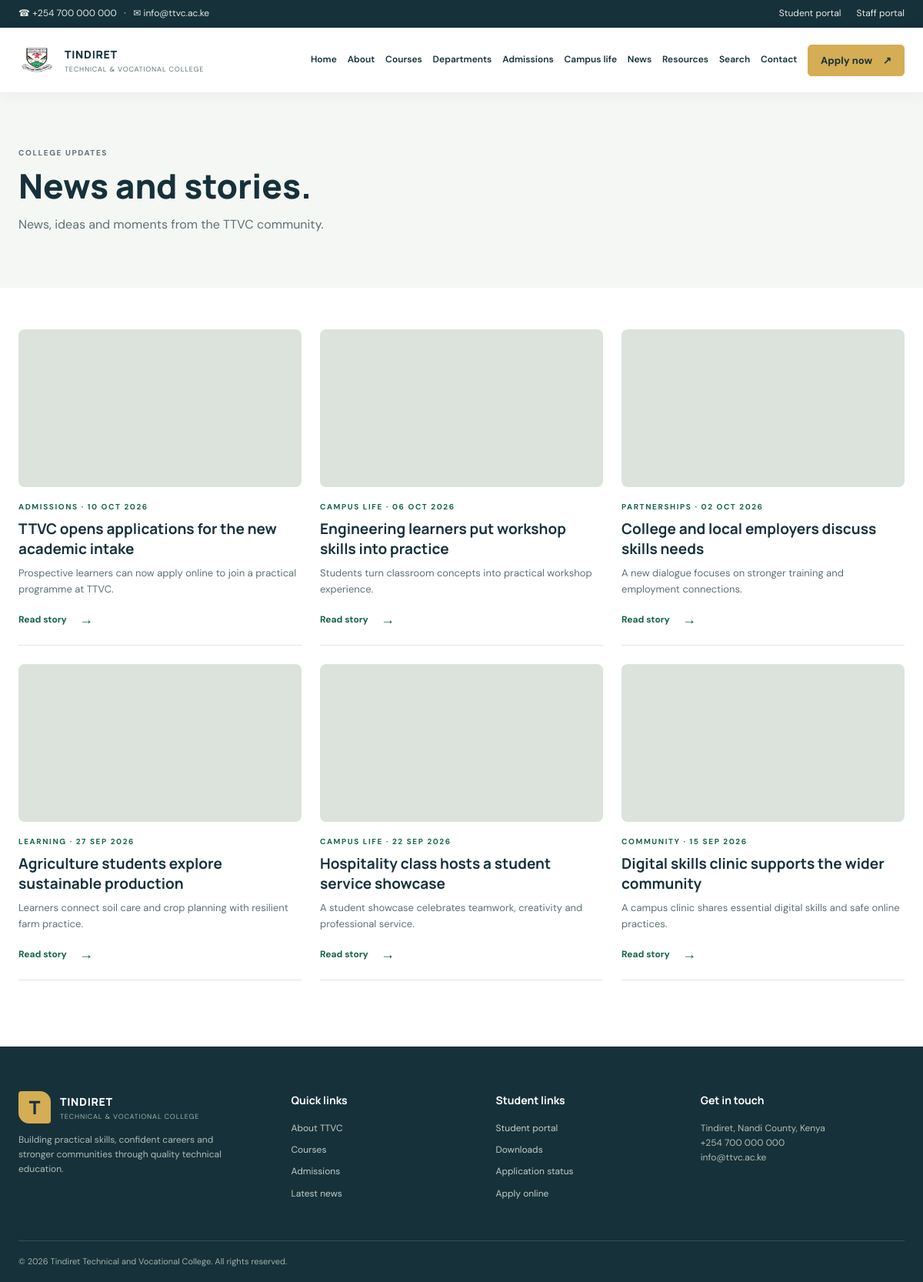
Page /news.php on the committed database.
### tables this page shows
CREATE TABLE settings (
 id BIGINT UNSIGNED AUTO_INCREMENT PRIMARY KEY,
 setting_key VARCHAR(100) NOT NULL UNIQUE,
 setting_value TEXT NULL,
 updated_at TIMESTAMP NOT NULL DEFAULT CURRENT_TIMESTAMP ON UPDATE CURRENT_TIMESTAMP
);

CREATE TABLE news (
 id BIGINT UNSIGNED AUTO_INCREMENT PRIMARY KEY,
 title VARCHAR(220) NOT NULL,
 slug VARCHAR(240) NOT NULL UNIQUE,
 excerpt VARCHAR(500) NULL,
 image VARCHAR(255) NULL,
 content MEDIUMTEXT NOT NULL,
 author VARCHAR(120) NULL,
 category VARCHAR(100) NOT NULL DEFAULT 'College news',
 status ENUM('draft','published') NOT NULL DEFAULT 'draft',
 published_at DATETIME NOT NULL DEFAULT CURRENT_TIMESTAMP,
 created_at TIMESTAMP NOT NULL DEFAULT CURRENT_TIMESTAMP,
 INDEX idx_news_status_date (status, published_at)
);

### config/database.php (called while the page is built, shortened)
<?php
function db(): PDO
{
    static $pdo;
    if ($pdo instanceof PDO) {
        return $pdo;
    }
    $host = getenv('TTVC_DB_HOST') ?: '127.0.0.1';
    $port = getenv('TTVC_DB_PORT') ?: '3306';
    $database = getenv('TTVC_DB_NAME') ?: 'ttvc';
    $username = getenv('TTVC_DB_USER') ?: 'root';
    $password = getenv('TTVC_DB_PASS') ?: 'Domtila123';
    $charset = getenv('TTVC_DB_CHARSET') ?: 'utf8mb4';
    $dsn = "mysql:host={$host};port={$port};dbname={$database};charset={$charset}";
    $pdo = new PDO($dsn, $username, $password, [
        PDO::ATTR_ERRMODE => PDO::ERRMODE_EXCEPTION,
        PDO::ATTR_DEFAULT_FETCH_MODE => PDO::FETCH_ASSOC,
        PDO::ATTR_EMULATE_PREPARES => false,
        PDO::MYSQL_ATTR_INIT_COMMAND => "SET NAMES {$charset}",
    ]);
    return $pdo;
}

### includes/functions.php (called while the page is built, shortened)
<?php
require_once __DIR__ . '/../config/database.php';
function e(?string $value): string
{
    return htmlspecialchars($value ?? '', ENT_QUOTES | ENT_SUBSTITUTE, 'UTF-8');
}
function url(string $path = ''): string
{
    if (preg_match('~^https?://~i', $path)) {
        return $path;
    }
    return APP_BASE_URL . '/' . ltrim($path, '/');
}
function setting(string $key, string $fallback = ''): string
{
    try {
        $stmt = db()->prepare('SELECT setting_value FROM settings WHERE setting_key = ? LIMIT 1');
        $stmt->execute([$key]);
        return (string)($stmt->fetchColumn() ?: $fallback);
    } catch (PDOException) {
        return $fallback;
    }
}

### news.php (the view, shortened to what this page needs)
<?php
require_once __DIR__ . '/includes/functions.php';
$articles = db()->query('SELECT id, title, slug, excerpt, image, category, published_at FROM news WHERE status = "published" ORDER BY published_at DESC')->fetchAll();
include __DIR__ . '/includes/header.php';
?>
<section class="page-hero"><div class="container"><p class="eyebrow">College updates</p><h1>News and stories.</h1><p>News, ideas and moments from the TTVC community.</p></div></section><section class="content-section container"><div class="news-grid"><?php foreach ($articles as $item): ?><article class="news-card"><a href="<?= e(url('news-details.php?slug=' . rawurlencode($item['slug']))) ?>"><div class="news-image" style="background-image:url('<?= e(url($item['image'] ?: 'https://images.unsplash.com/photo-1581092334651-ddf26d9a09d0?auto=format&fit=crop&w=900&q=80')) ?>')"></div><p class="eyebrow"><?= e($item['category']) ?> · <?= e(date('d M Y', strtotime($item['published_at']))) ?></p><h3><?= e($item['title']) ?></h3><p><?= e($item['excerpt']) ?></p><span class="text-link">Read story <span>→</span></span></a></article><?php endforeach; ?><?php if (!$articles): ?><p class="empty-state">No published news at the moment.</p><?php endif; ?></div></section>
<?php include __DIR__ . '/includes/footer.php'; ?>

### includes/navbar.php
<div class="topbar"><div class="container topbar-inner"><span>☎ <?= e(setting('phone', '+254 700 000 000')) ?> &nbsp; · &nbsp; ✉ <?= e(setting('email', 'info@ttvc.ac.ke')) ?></span><span><a href="<?= e(url('portals.php')) ?>">Student portal</a><a href="<?= e(url('admin/login.php')) ?>">Staff portal</a></span></div></div>
<header class="site-header"><div class="container nav-wrap"><a class="brand" href="<?= e(url('index.php')) ?>"><img class="brand-logo" src="<?= e(url('assets/images/Tindiret-TVC-logo.png')) ?>" alt="Tindiret TVC logo"><span><b>TINDIRET</b><small>TECHNICAL & VOCATIONAL COLLEGE</small></span></a><button class="menu-toggle" aria-label="Open navigation" aria-expanded="false">☰</button><nav class="main-nav"><a href="<?= e(url('index.php')) ?>">Home</a><a href="<?= e(url('about.php')) ?>">About</a><a href="<?= e(url('courses.php')) ?>">Courses</a><a href="<?= e(url('departments.php')) ?>">Departments</a><a href="<?= e(url('admissions.php')) ?>">Admissions</a><a href="<?= e(url('events.php')) ?>">Campus life</a><a href="<?= e(url('news.php')) ?>">News</a><a href="<?= e(url('downloads.php')) ?>">Resources</a><a href="<?= e(url('search.php')) ?>">Search</a><a href="<?= e(url('contact.php')) ?>">Contact</a><a class="button button-small" href="<?= e(url('apply.php')) ?>">Apply now <span aria-hidden="true">↗</span></a></nav></div></header>

### includes/footer.php
</main>
<footer class="site-footer"><div class="container footer-grid"><div><a class="brand brand-light" href="<?= e(url('index.php')) ?>"><span class="brand-mark">T</span><span><b>TINDIRET</b><small>TECHNICAL & VOCATIONAL COLLEGE</small></span></a><p>Building practical skills, confident careers and stronger communities through quality technical education.</p></div><div><h3>Quick links</h3><a href="<?= e(url('about.php')) ?>">About TTVC</a><a href="<?= e(url('courses.php')) ?>">Courses</a><a href="<?= e(url('admissions.php')) ?>">Admissions</a><a href="<?= e(url('news.php')) ?>">Latest news</a></div><div><h3>Student links</h3><a href="<?= e(url('portals.php')) ?>">Student portal</a><a href="<?= e(url('downloads.php')) ?>">Downloads</a><a href="<?= e(url('application-status.php')) ?>">Application status</a><a href="<?= e(url('apply.php')) ?>">Apply online</a></div><div><h3>Get in touch</h3><p><?= e(setting('address', 'Tindiret, Nandi County, Kenya')) ?><br><?= e(setting('phone', '+254 700 000 000')) ?><br><?= e(setting('email', 'info@ttvc.ac.ke')) ?></p></div></div><div class="container footer-bottom">© <?= date('Y') ?> Tindiret Technical and Vocational College. All rights reserved.</div></footer>
</body>
</html>

### assets/css/site.css (style rules this page uses)
:root { --ink:#142d32;--ink-2:#27464a;--green:#1b6755;--green-bright:#34856b;--gold:#d5a63c;--paper:#f5f5ef;--white:#fff;--muted:#667875;--line:#dce3dc;--serif:'Manrope',sans-serif;--sans:'DM Sans',sans-serif;--shadow:0 18px 48px rgba(20,45,50,.12) }
* { box-sizing:border-box }
html { scroll-behavior:smooth }
body { margin:0;color:var(--ink);font-family:var(--sans);font-size:16px;line-height:1.6;background:#fff }
a { color:inherit;text-decoration:none }
img { max-width:100% }
.container { width:min(1160px,calc(100% - 48px));margin-inline:auto }
.topbar { background:var(--ink);color:#d8e4dc;font-size:12px }
.topbar-inner { display:flex;justify-content:space-between;padding:8px 0 }
.topbar a { margin-left:20px }
.site-header { position:sticky;top:0;z-index:20;background:rgba(255,255,255,.97);border-bottom:1px solid rgba(20,45,50,.08);backdrop-filter:blur(12px) }
.nav-wrap { height:82px;display:flex;justify-content:space-between;align-items:center }
.brand { display:flex;align-items:center;gap:11px;line-height:1.15 }
.brand-mark { height:42px;width:42px;display:grid;place-items:center;background:var(--green);color:#fff;font-family:var(--serif);font-size:24px;font-weight:800;border-radius:4px 14px 4px 14px }
.brand b { display:block;font:800 14px var(--serif);letter-spacing:.5px }
.brand small { display:block;margin-top:5px;font-size:9px;letter-spacing:1px;color:var(--muted) }
.main-nav { display:flex;align-items:center;gap:24px;font-size:13px;font-weight:600 }
.button { display:inline-flex;align-items:center;justify-content:center;gap:14px;padding:14px 22px;background:var(--gold);color:var(--ink);font:700 13px var(--sans);border:1px solid var(--gold);border-radius:3px;transition:.2s }
.button-small { padding:11px 16px;font-size:12px }
.eyebrow { text-transform:uppercase;font-size:10px;letter-spacing:1.6px;font-weight:700;color:var(--green);margin:0 0 15px }
.text-link { font-size:12px;font-weight:700;color:var(--green);display:inline-flex;gap:16px;align-items:center }
.text-link span { font-size:18px;transition:transform .2s }
.news-grid { display:grid;grid-template-columns:repeat(3,1fr);gap:24px }
.news-card>a { display:block }
.news-image { height:205px;background-size:cover;background-position:center;background-color:#dce3dc;margin-bottom:18px }
.news-card .eyebrow { margin-bottom:8px }
.news-card h3 { font:700 19px/1.35 var(--serif);margin:0 0 9px }
.news-card p:not(.eyebrow) { font-size:13px;color:var(--muted);margin:0 0 14px }
.site-footer { background:var(--ink);color:#dce5df;padding:58px 0 0 }
.footer-grid { display:grid;grid-template-columns:1.4fr 1fr 1fr 1.2fr;gap:45px;padding-bottom:42px }
.brand-light { color:#fff }
.brand-light .brand-mark { background:var(--gold);color:var(--ink) }
.brand-light small { color:#9eb2a8 }
.footer-grid p { font-size:12px;color:#aebdb5;max-width:270px }
.footer-grid h3 { font:700 14px var(--serif);color:#fff;margin:2px 0 18px }
.footer-grid>div>a:not(.brand) { display:block;font-size:12px;color:#c1cdc5;margin:9px 0 }
.footer-bottom { border-top:1px solid rgba(255,255,255,.14);font-size:11px;color:#9eb2a8;padding:18px 0 }
.page-hero { padding:70px 0;background:var(--paper) }
.page-hero .eyebrow { margin-bottom:9px }
.page-hero h1 { font:800 44px/1.15 var(--serif);margin:0 0 12px }
.page-hero p { max-width:660px;color:var(--muted);margin:0 }
.content-section { padding:54px 0 86px }

### assets/css/custom.css (style rules this page uses)
.brand { display: flex; align-items: center; gap: 12px; }
.brand-logo { width: 42px; height: 42px; object-fit: contain; display: block; border-radius: 10px; background: rgba(27,103,85,0.08); padding: 4px; }

### rows in the picture
settings: setting_value "+254 700 000 000"
settings: setting_value "info@ttvc.ac.ke"
news: category "ADMISSIONS", published_at "10 OCT 2026", title "TTVC opens applications for the new academic intake", excerpt "Prospective learners can now apply online to join a practical programme at TTVC."
news: category "CAMPUS LIFE", published_at "06 OCT 2026", title "Engineering learners put workshop skills into practice", excerpt "Students turn classroom concepts into practical workshop experience."
news: category "PARTNERSHIPS", published_at "02 OCT 2026", title "College and local employers discuss skills needs", excerpt "A new dialogue focuses on stronger training and employment connections."
news: category "LEARNING", published_at "27 SEP 2026", title "Agriculture students explore sustainable production", excerpt "Learners connect soil care and crop planning with resilient farm practice."
news: category "CAMPUS LIFE", published_at "22 SEP 2026", title "Hospitality class hosts a student service showcase", excerpt "A student showcase celebrates teamwork, creativity and professional service."
news: category "COMMUNITY", published_at "15 SEP 2026", title "Digital skills clinic supports the wider community", excerpt "A campus clinic shares essential digital skills and safe online practices."
settings: setting_value "Tindiret, Nandi County, Kenya"
